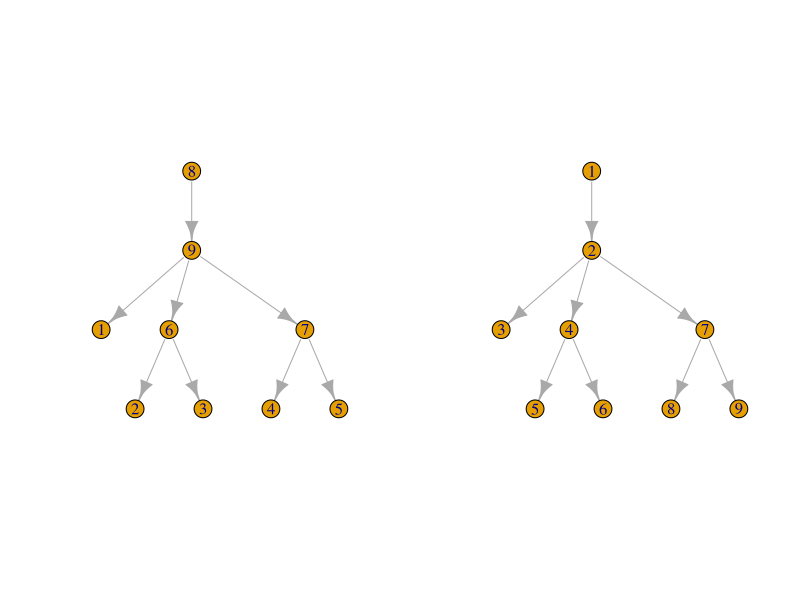

Source code (R):
rm(list = ls())

list_offpring <- function(x, Data) {
  sapply(Data$I, function(y) x[which(x[,1] == y), 2])
}

list_parent <- function(x, Data) {
  sapply(Data$I, function(y) x[which(x[,2] == y), 1L])
}

newprune <- function(tree) {
  
  # Creating variables
  Dat       <- new.env()
  Dat$n     <- max(tree)
  Dat$tree  <- tree
  Dat$count <- 0L
  Dat$I     <- 1L:Dat$n
  Dat$idx   <- integer(Dat$n)
  
  Dat$Off   <- list_offpring(tree, Dat)
  Dat$Par   <- list_parent(tree, Dat)
  
  # Methods
  Dat$nexti <- function(i) {
    Dat$count  <- Dat$count + 1L
    Dat$idx[i] <- Dat$count
  }

  Dat
}

preorder_prune <- function(i, Data, f = function(i, d) {1+1}) {
  
  if (Data$idx[i] != 0)
    return(NULL)
  
  # Take it to the dad
  for (j in Data$Par[[i]]) {
    preorder_prune(j, Data, f)
  }
  
  # Increasing counters
  if (Data$idx[i] != 0)
    return(NULL)
  
  Data$nexti(i)
  
  # Calling the user function
  f(i, Data)
  
  # Fetching the offspring
  for (j in Data$Off[[i]]) 
    preorder_prune(j, Data, f)
  
  
  return(Data)
  
}


# A fake tree
tree <- c("i", "a", "i", "f", "f", "b", "f", "c", "h", "i", "i", "g", "g", "d", "g", "e") #, "j", "i")
# tree <- c(tree, "i", "c")
lvls <- match(tree, letters)
tree <- matrix(lvls, ncol=2, byrow = TRUE)
tree <- matrix(lvls, ncol=2, byrow = TRUE)

# Function to recode the tree
recode_tree <- function(i, D) {
  
  # Initializing the tree
  if (!length(D$new_tree)) {
    D$new_tree <- NULL
    D$Nnode    <- which(sapply(D$Off, length) > 0)
  }
    
  if (length(D$Par[[i]]))
    D$new_tree <- rbind(
      D$new_tree,
      cbind(D$idx[D$Par[[i]]], D$count)
      )
  
}

edgelist_to_ape <- function(x) {
  structure(
    list(
      edge  = x,
      Nnode = 
    )
  )
}

ans <- newprune(tree)
preorder_prune(1, ans, recode_tree)

oldpar <- par(no.readonly = TRUE)
par(mfrow=c(1, 2))
set.seed(1);plot(igraph::graph_from_edgelist(tree), layout = igraph::layout_as_tree)
set.seed(1);plot(igraph::graph_from_edgelist(ans$new_tree), layout = igraph::layout_as_tree)
par(oldpar)
